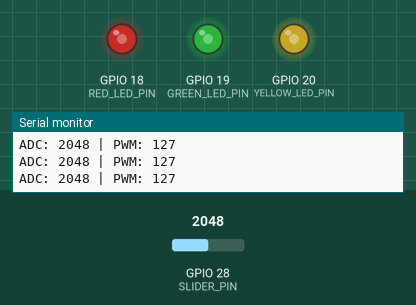
A sketch run on a simulated ESP32. Shown: output pins drawn as LEDs (lit = HIGH), the last lines printed to the serial monitor. The inputs (shaded band) are chosen by the test bench; at power-on: GPIO 28 (SLIDER_PIN) = 2048.

Above: at 1.2 s.
1.3 s: GPIO 28 (SLIDER_PIN) set to 2866
At 2.5 s:
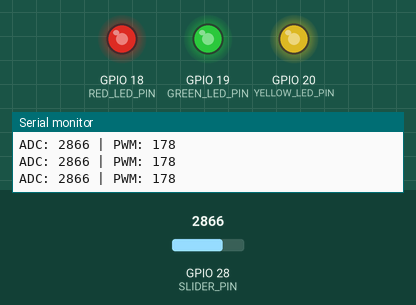
2.8 s: GPIO 28 (SLIDER_PIN) set to 3603
At 3.9 s:
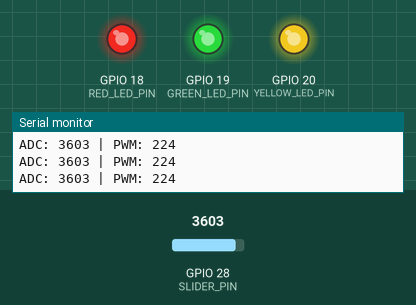
4.3 s: GPIO 28 (SLIDER_PIN) set to 491
At 5.2 s:
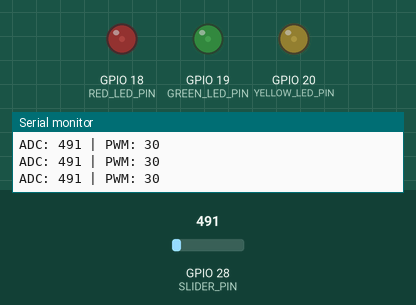
5.8 s: GPIO 28 (SLIDER_PIN) set to 0
At 6.6 s:
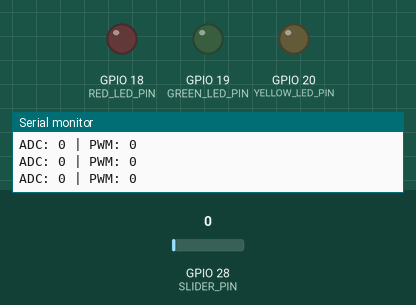
7.3 s: GPIO 28 (SLIDER_PIN) set to 2047
At 7.8 s:
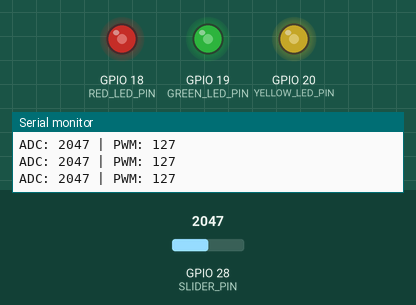
Timing chart, 0 to 9.8 s (numbered marks = the images above; inputs shaded):
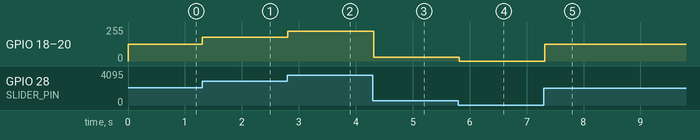

Measured:
- after the input at 1.3 s, GPIO 18 (RED_LED_PIN), GPIO 19 (GREEN_LED_PIN), GPIO 20 (YELLOW_LED_PIN): 127/255 → 178/255 at once
- after the input at 2.8 s, GPIO 18 (RED_LED_PIN), GPIO 19 (GREEN_LED_PIN), GPIO 20 (YELLOW_LED_PIN): 178/255 → 224/255 at once
- after the input at 4.3 s, GPIO 18 (RED_LED_PIN), GPIO 19 (GREEN_LED_PIN), GPIO 20 (YELLOW_LED_PIN): 224/255 → 30/255 at once
- after the input at 5.8 s, GPIO 18 (RED_LED_PIN), GPIO 19 (GREEN_LED_PIN), GPIO 20 (YELLOW_LED_PIN): 30/255 → 0/255 at once
- after the input at 7.3 s, GPIO 18 (RED_LED_PIN), GPIO 19 (GREEN_LED_PIN), GPIO 20 (YELLOW_LED_PIN): 0/255 → 127/255 at once

The sketch:

3._Breathing_LED.ino
```cpp
/*
  =========================================================
   RP2040 (Slider Controlled LED Brightness)
  =========================================================

  CONNECTIONS:
  ---------------------------------------------------------
  Slider (Potentiometer):
    VCC  -> 3.3V / 5V
    GND  -> GND
    OUT  -> GPIO 28 (ADC2)

  LEDs (PWM Control):
    Red LED    -> GPIO 18
    Yellow LED -> GPIO 20
    Green LED  -> GPIO 19

  FUNCTIONALITY:
  ---------------------------------------------------------
  - Slider controls brightness of all LEDs simultaneously
  - ADC reads analog value (0–4095)
  - Value is mapped to PWM range (0–255)
  - Same brightness applied to all LEDs
*/

#include <Arduino.h>

// ==========================
// PIN DEFINITIONS
// ==========================
#define SLIDER_PIN     28   // Slider connected to ADC pin
#define RED_LED_PIN    18   // Red LED (PWM capable)
#define YELLOW_LED_PIN 20   // Yellow LED (PWM capable)
#define GREEN_LED_PIN  19   // Green LED (PWM capable)

void setup() {

  // ==========================
  // SERIAL INITIALIZATION
  // ==========================
  Serial.begin(115200);
  while (!Serial); // Wait for serial connection (optional)

  // ==========================
  // PIN CONFIGURATION
  // ==========================
  pinMode(RED_LED_PIN, OUTPUT);
  pinMode(YELLOW_LED_PIN, OUTPUT);
  pinMode(GREEN_LED_PIN, OUTPUT);

  // ==========================
  // SYSTEM READY MESSAGE
  // ==========================
  Serial.println("LED Brightness Control with Slider Ready.");
}

void loop() {

  // ==========================
  // READ SLIDER VALUE (ADC)
  // Range: 0 – 4095 (12-bit)
  // ==========================
  int analogValue = analogRead(SLIDER_PIN);

  // ==========================
  // MAP ADC TO PWM RANGE
  // PWM Range: 0 – 255
  // ==========================
  int pwmValue = map(analogValue, 0, 4095, 0, 255);

  // ==========================
  // CONTROL LED BRIGHTNESS
  // All LEDs get same brightness
  // ==========================
  analogWrite(RED_LED_PIN, pwmValue);
  analogWrite(YELLOW_LED_PIN, pwmValue);
  analogWrite(GREEN_LED_PIN, pwmValue);

  // ==========================
  // DEBUG OUTPUT
  // ==========================
  Serial.print("ADC: ");
  Serial.print(analogValue);

  Serial.print(" | PWM: ");
  Serial.println(pwmValue);

  // ==========================
  // DELAY FOR STABILITY
  // ==========================
  delay(100);
}
```
